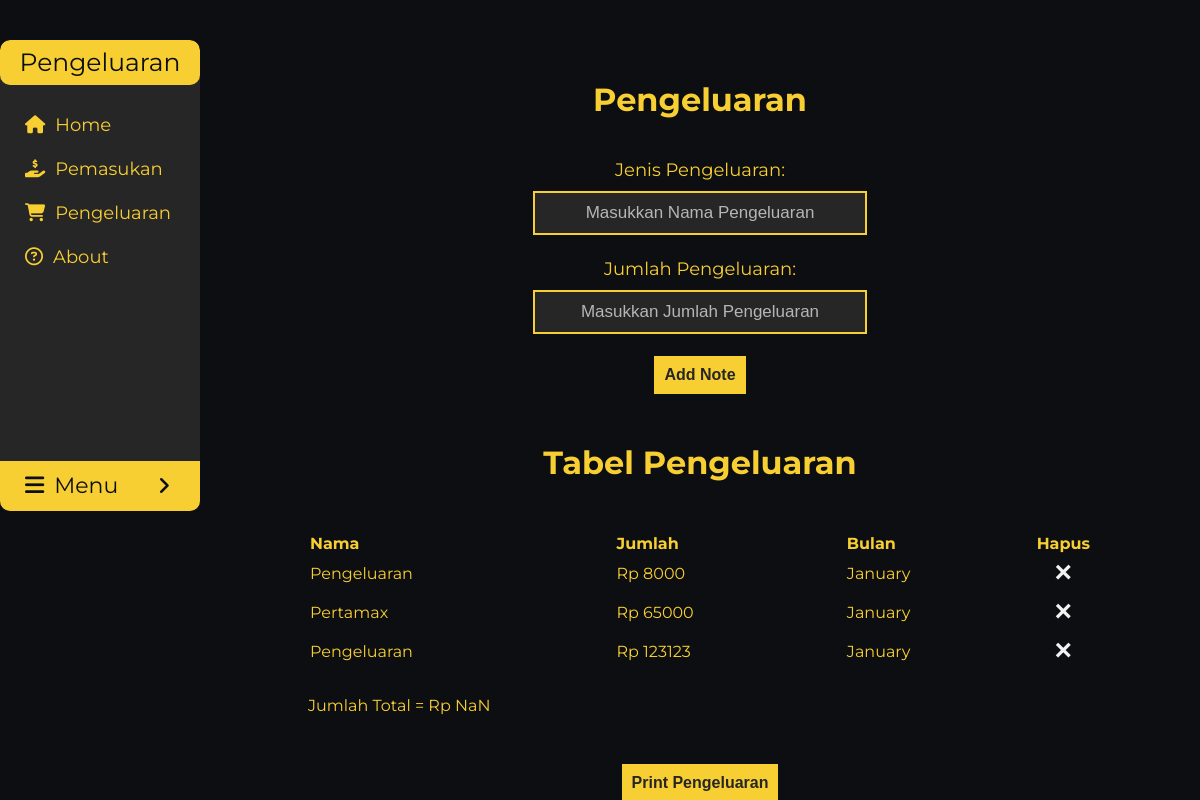
Page /pengeluaran (signed in) on the committed database.
### DUIT/models.py (models this page shows)
class Note1(db.Model):
    id = db.Column(db.Integer, primary_key=True)
    data1 = db.Column(db.String(10000))
    jumlah1 = db.Column(db.Integer())
    date = db.Column(db.DateTime(timezone=True), default=func.now())
    user_id1 = db.Column(db.Integer, db.ForeignKey('user.id'))

### DUIT/views.py (the view, shortened to what this page needs)
@views.route('/pengeluaran', methods=['GET', 'POST'])
@login_required
def pengeluaran_input():
    return render_template("pengeluaran.html", user=current_user)

### DUIT/__init__.py (called while the page is built)
def create_app():
    app = Flask(__name__)
    app.config['SECRET_KEY'] = 'LaptopAsus2022'
    app.config['SQLALCHEMY_DATABASE_URI'] = f'sqlite:///{DB_NAME}'
    db.init_app(app)
    from .views import views
    from .auth import auth
    app.register_blueprint(views, url_prefix='/')
    app.register_blueprint(auth, url_prefix='/')
    from .models import User, Note, Note1
    login_manager = LoginManager()
    login_manager.login_view = 'auth.login'
    login_manager.init_app(app)
    @login_manager.user_loader
    def load_user(id):
        return User.query.get(int(id))
    with app.app_context():
        db.create_all()
    return app

### DUIT/templates/pengeluaran.html (shortened to what this page needs)
<!DOCTYPE html>
<html lang="en" dir="ltr">
<head>
  <link rel="stylesheet" href="{{ url_for('static', filename='css/style_Main.css') }}" media="screen, print">
  <link rel="stylesheet" href="https://cdnjs.cloudflare.com/ajax/libs/font-awesome/5.15.3/css/all.min.css" />
  <link href='https://unpkg.com/boxicons@2.0.7/css/boxicons.min.css' rel='stylesheet'>
</head>
<body>
  <div class="wrapper">
    <div id="page-sidebar">
      <div class="sidebar">
        <header>Pengeluaran</header>
        <div class="sidemenu">
          <div class="item"><a href="/"><i class="fas fa-home icon"></i>Home</a></div>
          <div class="item"><a href="/pemasukan"><i class="fa-solid fa-hand-holding-dollar icon"></i>Pemasukan</a></div>
          <div class="item"><a href="/pengeluaran"><i class="fa-solid fa-cart-shopping icon"></i>Pengeluaran</a></div>
          <div class="last-menu item"><a href="/about"><i class="fa-regular fa-circle-question icon"></i>About</a></div>
          <div class="item">
            <a class="sub-btn"><i class="fa-solid fa-bars icon"></i>Menu<i class="fas fa-angle-right dropdown"></i></a>
          </div>
        </div>
      </div>
    </div>
    <div id="dvContainer" class="home">
      <div class="inputan">
        <h1>Pengeluaran</h1>
        <form method="POST">
          <div class="form-group form-1">
            <div class="note1">Jenis Pengeluaran:</div>
          </div>
          <div class="kolom_input">
            <input type="note1" class="form-control" id="note1" placeholder="Masukkan Nama Pengeluaran" name="note1">
          </div>
          <div class="form-group form-1">
            <div class="jumlah1">Jumlah Pengeluaran:</div>
          </div>
          <div class="kolom_input">
            <input type="jumlah1" class="form-control" id="jumlah1" placeholder="Masukkan Jumlah Pengeluaran"
              name="jumlah1">
          </div>
      </div>
      <br />
      <div class="tombol-add">
        <button type="submit" class="btn btn-primary">Add Note</button>
      </div>
      <div class="page-table">
        <h1>Tabel Pengeluaran</h1>
        <ul class="list-group list-group-flush" id="notes">
          <li class="list-group-item">
            <table id="table2" class="data-table">
              <tr>
                <th>Nama</th>
                <th>Jumlah</th>
                <th>Bulan</th>
                <th style="width:5%">Hapus</th>
              </tr>
              {% for note1 in user.notes1 %}
              <tr>
                <td>{{ note1.data1 }}</td>
                <td class="rupiah">{{ note1.jumlah1 }}</td>
                <td>{{ note1.date.strftime("%B") }}</td>
                <td>
                  <button type="button" class="close" onClick="deleteNote({{ note1.id }})">
                    <span aria-hidden="true">&times;</span>
                  </button>
                </td>
              </tr>
              {% endfor %}
          </li>
          <span id="val"></span>
      </div>
      <input class="no-print" type="button" value="Print Pengeluaran" id="btnPrint" />
    </div>
  </div>
</body>
</html>

### DUIT/static/css/style_Main.css (style rules this page uses)
* { padding: 0; margin: 0; list-style: none; text-decoration: none; }
:root { --bg-utama: #0c0e12; --bg-kedua: #262626; --kuning: #f8cf32; --font-kuning: #f8cf32; --font-putih: #f2f2f2; }
body { background:var(--bg-utama) }
.home { text-align: justify; margin-left: 210px; margin-right: 10px; }
.wrapper { font-family: 'Montserrat', sans-serif; float: left; width: 100%; position: relative; }
#page-sidebar { height: 100px; height: 10em; height: 99vh; width: 200px; float: left; position: relative; margin-right: -100%; z-index: 160; min-height: 100px; transition: .9s; }
.sidebar { background-color: var(--bg-kedua); width: 200px; left: 0; top: 0; list-style: none; list-style-position: initial; list-style-image: initial; list-style-type: none; margin-top: 40px; min-height: 100px; border-radius: 10px 10px 10px 10px; overflow-y: auto; transition: .9s; }
.sidebar header { text-transform: capitalize; font-size: 25px; color: var(--bg-utama); line-height: 25px; text-align: center; user-select: none; padding: 10px 10px 10px 10px; margin-bottom: 20px; background-color: var(--kuning); border-radius: 10px 10px 10px 10px; }
.sidebar .sidemenu .item { position: relative; cursor: pointer; }
.item a { text-decoration: none; line-height: 40px; font-size: 18px; color: var(--font-kuning); padding-left: 25px; transition: .6s; display: block; }
.last-menu { margin-bottom: 180px; }
.icon { margin-right: 10px; margin-bottom: 15px; }
.sidebar .item .sub-btn { user-select: none; text-transform:capitalize; font-size: 22px; color: var(--bg-utama); line-height: 30px; text-align: justify; padding: 10px 0px 0px 25px; background-color: var(--kuning); }
.sidebar .item a .dropdown { font-size: 20px; position: absolute; right: 25px; margin: 5px; transition: 0.5s ease; }
.inputan { width: 100%; }
.inputan h1 { font-weight: bolder; color: var(--font-kuning); text-align: center; margin-top: 10vh; margin-bottom: 5vh; }
.inputan .form-group { font-size: 18px; margin-top: 20px; color: var(--font-kuning); text-align: center; margin-bottom: 10px; }
.kolom_input { text-align: center; }
.kolom_input input { text-align: center; height: 40px; width: 300px; padding: 0 15px; font-size: 17px; margin-bottom: 0.2rem; border: 2px solid var(--kuning); outline: none; background-color: var(--bg-kedua); color: var(--font-kuning); }
.kolom_input input::placeholder { color: var(--font-putih); opacity: 70%; }
.tombol-add button { font-weight: bolder; font-size: 16px; background: var(--kuning); color:var(--bg-kedua); display: block; margin: 0 auto; margin-bottom: 5%; padding: 10px; transition: .5s; border: none; }
.page-table { margin-left: 10%; margin-right: 10%; justify-content: center; align-items: center; color: var(--font-kuning); }
#btnPrint { font-weight: bolder; font-size: 16px; background: var(--kuning); color:var(--bg-kedua); display: block; margin: 0 auto; margin-top: 5%; padding: 10px; transition: .5s; border: none; }
.page-table h1 { text-align: center; margin: 25px 0 50px 0; }
.page-table ul { list-style: none; list-style-position: none; list-style-image: none; list-style-type: none; }
.note1 { color: var(--font-kuning); }
.data-table { margin-bottom: 25px; }
.page-table .close { font-weight: bolder; font-size: 30px; border: none; background: none; color: var(--font-putih); display: block; margin: 0 auto; margin-bottom: 5%; transition: .5s; }
.rupiah::before { content: "Rp "; }

### rows in the picture
Note1: data1 "Pengeluaran", jumlah1 "8000", date "January"
Note1: data1 "Pertamax", jumlah1 "65000", date "January"
Note1: data1 "Pengeluaran", jumlah1 "123123", date "January"
